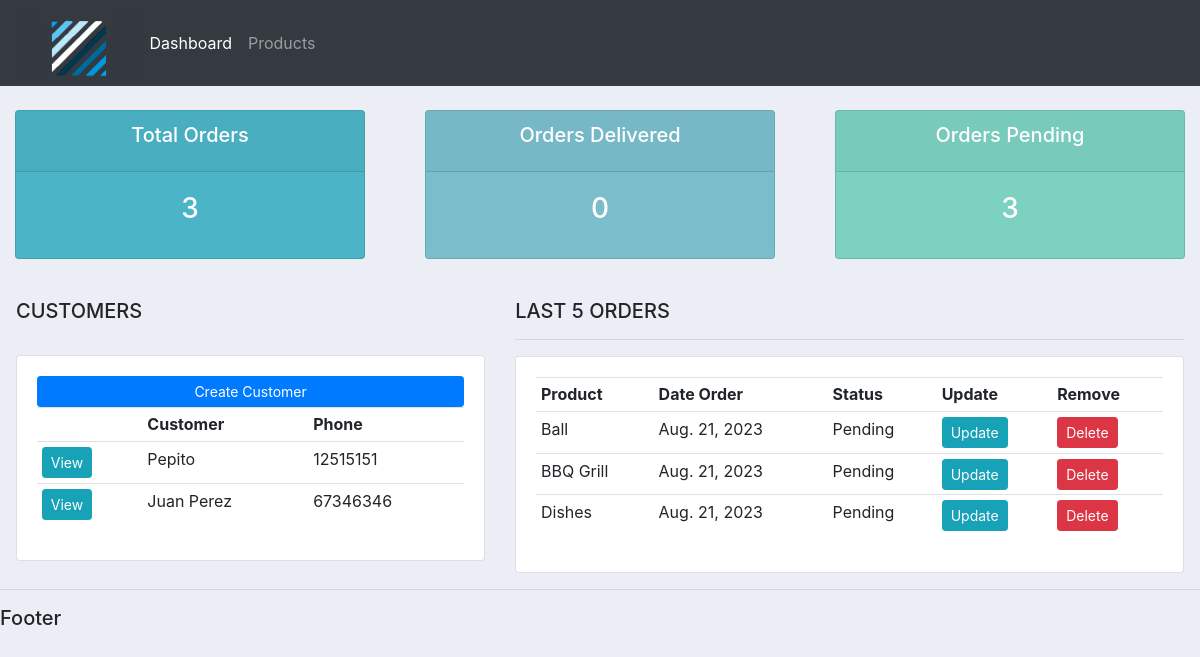
The app's page /, older data.
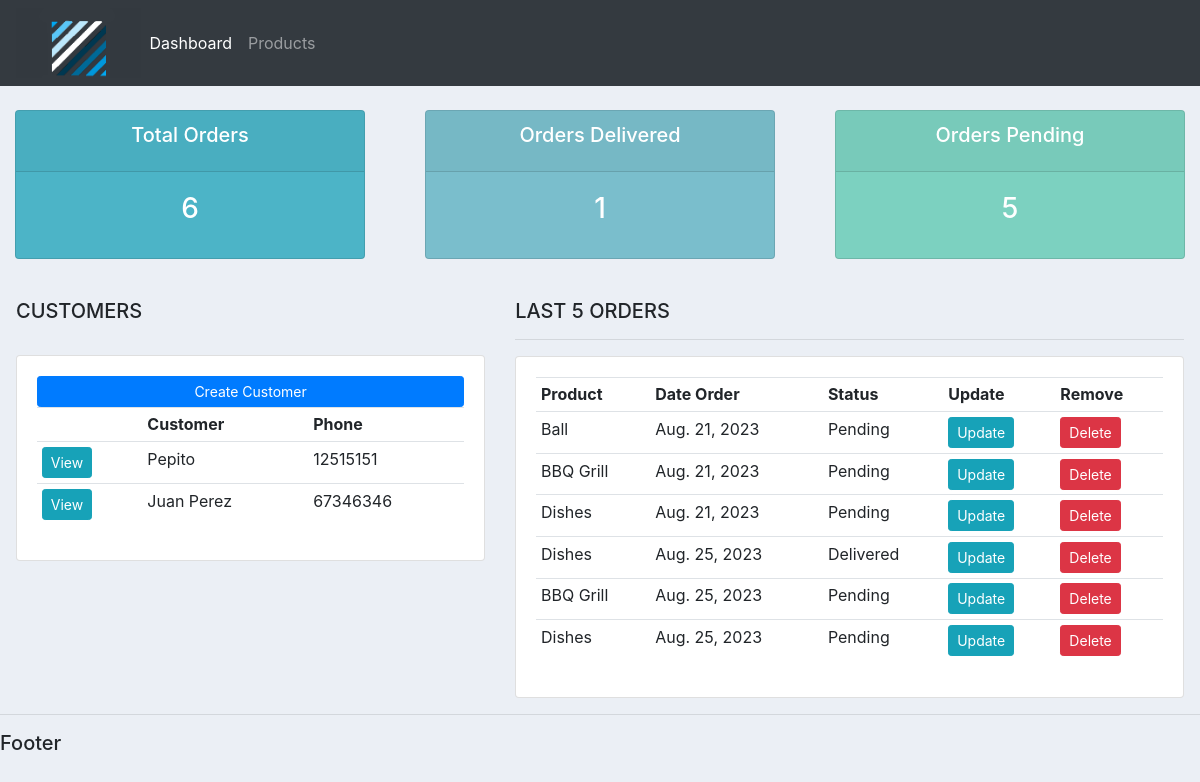
The same page, newer data.
### accounts/models.py (models this page shows, shortened)
class Customer (models.Model):
    name = models.CharField (max_length=200,null=True)
    phone = models.CharField (max_length=200,null=True)
    email = models.EmailField (max_length=200,null=True)
    date_created = models.DateField (auto_now_add=True,null=True)

class Order (models.Model):
    STATUS = (
        ('Pending', 'Pending'),
        ('Out of delivery', 'Out of delivery'),
        ('Delivered', 'Delivered'),
    )
    customer = models.ForeignKey(Customer, null=True, on_delete=models.SET_NULL)
    product =  models.ForeignKey(Product, null=True, on_delete=models.SET_NULL)
    date_created = models.DateField (auto_now_add=True,null=True)
    status = models.CharField (max_length=200,null=True, choices=STATUS) #CADA VEZ QUE CREO UNA ORDEN TIENE UN MENÚ DESPLEGABLE CON LAS OPCIONES STATUS
    note = models.CharField (max_length=200,null=True)

class Product(models.Model):
    CATEGORY = (
        ('Indoor', 'Indoor'),
        ('Out Door', 'Out Door'),
    )
    name = models.CharField (max_length=200,null=True)
    price = models.FloatField(null=True)
    category = models.CharField (max_length=200,null=True, choices = CATEGORY)
    description = models.CharField (max_length=200,null=True, blank=True)
    date_created = models.DateField (auto_now_add=True,null=True)
    tags = models.ManyToManyField(Tag)
    def __str__(self):
        return self.name

### accounts/views.py (the view)
# urls.py: path('', views.home, name="home"),
def home (request):
    orders = Order.objects.all()
    customers = Customer.objects.all()
    total_customers = customers.count()
    total_orders = orders.count()
    delivered = orders.filter (status='Delivered').count()
    pending = orders.filter (status='Pending').count()
    context = {'orders': orders, 'customers': customers, 'pending': pending, 'total_customers': total_customers, 'total_orders': total_orders, 'delivered': delivered}
    return render (request, 'accounts/dashboard.html', context)

### accounts/templates/accounts/dashboard.html (shortened to what this page needs)
{% extends 'accounts/main.html' %}
{% block content %}
{% include 'accounts/status.html'%}
<br>
<div class="row" style="padding-left: 1rem; padding-right: 1rem;">
    <div class="col-md-5">
        <h5> CUSTOMERS </h5>
        <br>
        <div class="card card-body">
            <a class="btn btn-primary btn-sm btn-block" href=""> Create Customer
            </a>
            <table class="table table-sm">
                <tr>
                    <th></th>
                    <th>Customer</th>
                    <th>Phone</th>
                {%for customer in customers %}
                <tr>
                    <td><a class="btn btn-sm btn-info" href="{%url 'customer' customer.id%}">View</td>
                    <td>{{customer.name}}</td>
                    <td>{{customer.phone}}</td>
                {%endfor%}
            </table>
        </div>
    </div>
    <div class="col-md-7">
        <h5> LAST 5 ORDERS </h5>
        <hr>
        <div class="card card-body">
            <table class ="table table-sm">
                <tr>
                    <th>Product</th>
                    <th>Date Order</th>
                    <th>Status</th>
                    <th>Update</th>
                    <th>Remove</th>
                </tr>
                {%for order in orders %}
                <tr>
                    <td>{{order.product}}</td>
                    <td>{{order.date_created}}</td>
                    <td>{{order.status}}</td>
                    <td><a class="btn btn-sm btn-info" href="{%url 'update_order' order.id%}"> Update</a></td>
                    <td><a class="btn btn-sm btn-danger" href="{%url 'delete_order' order.id%}"> Delete</a></td>
                {%endfor%}
            </table>
        </div>
    </div>
</div>
                {% endblock %}

Row changes from the older to the newer data that the page shows:
added Order: product "Dishes", date_created "Aug. 25, 2023", status "Delivered"
added Order: product "BBQ Grill", date_created "Aug. 25, 2023", status "Pending"
added Order: product "Dishes", date_created "Aug. 25, 2023", status "Pending"
Text that changed along with them:
{{ total_orders }}: "3" → "6"
{{ delivered }}: "0" → "1"
{{ pending }}: "3" → "5"
